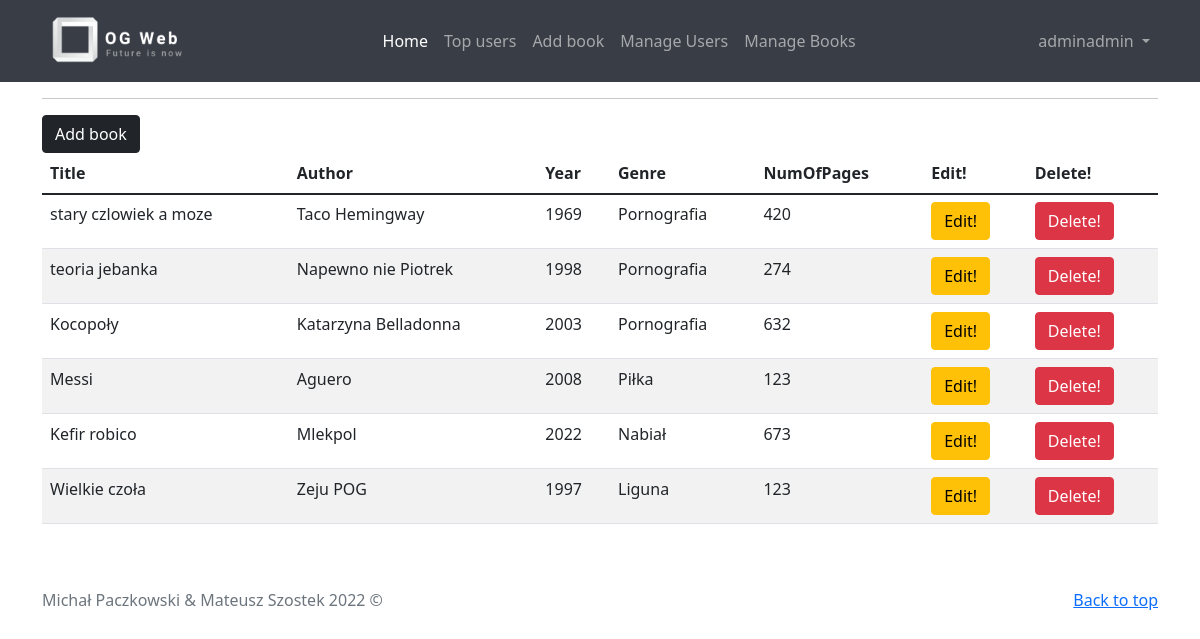
The page /admin_book (signed in) on the database as committed earlier.
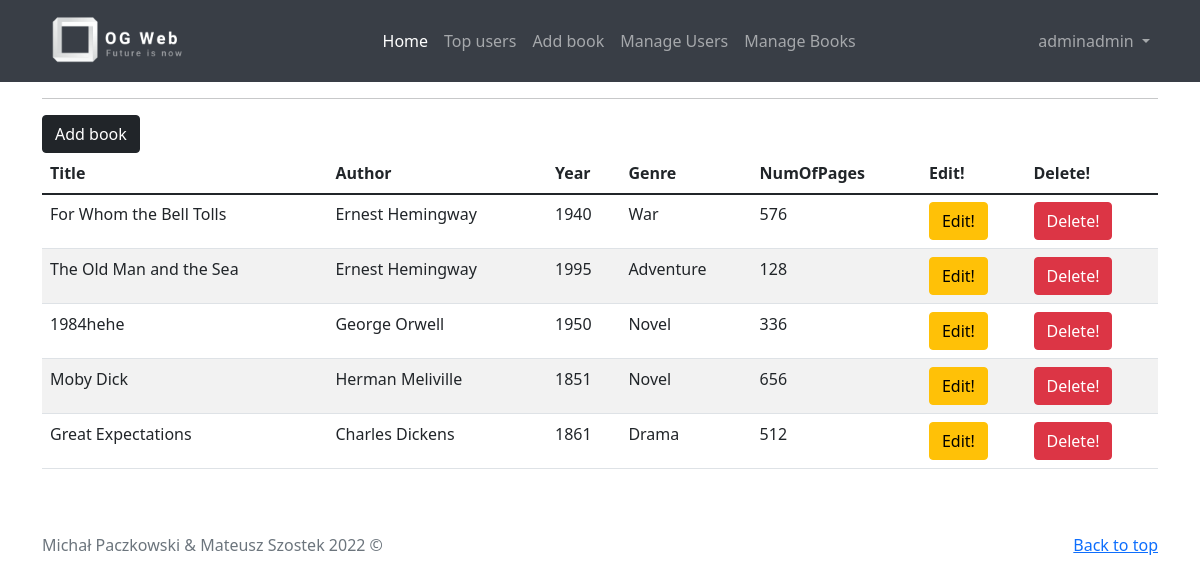
The same page on the database as committed later.
### app.py (models this page shows)
class User(db.Model, UserMixin):
    id = db.Column(db.Integer, primary_key=True, autoincrement=True)
    username = db.Column(db.String(15), unique=True, nullable=False)
    email = db.Column(db.String(50), unique=True, nullable=False)
    password = db.Column(db.String(80), nullable=False)
    name = db.Column(db.String(50), nullable=False)
    surname = db.Column(db.String(50), nullable=False)
    isAdmin = db.Column(db.Boolean, nullable=False , default=False)
    login_counter = db.Column(db.Integer, nullable=False , default=0)

class Book(db.Model):
    id = db.Column(db.Integer, primary_key=True, autoincrement=True)
    title = db.Column(db.String(50), unique=True, nullable=False)
    author = db.Column(db.String(50), nullable=False)
    year = db.Column(db.Integer, nullable=False)
    genre = db.Column(db.String(50), nullable=False)
    num_pages = db.Column(db.Integer, nullable=False)
    description = db.Column(db.String(500), nullable=False)
    image = db.Column(db.String(50), nullable=False, default='default.jpg')

### app.py (the view)
@app.route('/admin_book', methods=['GET', 'POST'])
@login_required
def admin_book():
    if current_user.isAdmin:
        books = Book.query.all()
        return render_template('admin_book.html', books = books)
    else:
        return "You are not an admin"

### app.py (called while the page is built)
@login_menager.user_loader
def load_user(user_id):
    return User.query.get(int(user_id))

### templates/admin_book.html (shortened to what this page needs)
{% extends "base.html" %}
{% block head %}
{{ super() }}
{% endblock %}
  {% block content %}
  <div class="container">
    <hr>
    <table class="table table-striped">
      <thead>
        <tr>
          <th scope="col">Title</th>
          <th scope="col">Author</th>
          <th scope="col">Year</th>
          <th scope="col">Genre</th>
          <th scope="col">NumOfPages</th>
          <th scope="col">Edit!</th>
          <th scope="col">Delete!</th>
        </tr>
      </thead>
      <tbody>
        <tr>
          {% for book in books %}
        <tr>
            <td> {{ book.title }}</td>
            <td> {{ book.author }}</td>
            <td> {{ book.year }}</td>
            <td> {{ book.genre }}</td>
            <td> {{ book.num_pages }}</td>
            <td><a href="/edit_book/{{ book.id }}" class="btn btn-warning">Edit!</a></td>
            <td><a href="/delete_book/{{ book.id }}" class="btn btn-danger">Delete!</a></td>
        </tr>
        {% endfor %}
        </tr>
      </tbody>
      <a class="btn btn-dark" href="{{ url_for('add_book') }}" >Add book</a><br/>
    </table>
  </div>
  {% endblock %}
  {% block footer %}
  {{ super() }}
  {% endblock %}

### templates/base.html (shortened to what this page needs)
<!DOCTYPE html>
<html lang="en">
<head>
    {% block head %}
    <link href="https://cdn.jsdelivr.net/npm/bootstrap@5.1.3/dist/css/bootstrap.min.css" rel="stylesheet"
>
    {% endblock %}
</head>
<body>
    <div id="navbar">
        {% block navbar %}
        <nav class="navbar navbar-expand-lg navbar-dark" style="background-color: #393e46">
            <div class="container">
                <a class="navbar-brand" href="{{ url_for('home') }}"><img
                        src="{{  url_for('static', filename='img/logo_transparent.png') }}" alt="Logo" class="img-fluid"
                        width="150px" height="100px" /></a>
                <div class="collapse navbar-collapse" id="navbarNavDropdown">
                    <ul class="navbar-nav mx-auto">
                        <li class="nav-item">
                            <a class="nav-link active" href="{{ url_for('home') }}">Home</a>
                        </li>
                        <li class="nav-item">
                            <a class="nav-link" href="{{ url_for('top_user_login') }}">Top users</a>
                        </li>
                        {% if current_user.is_authenticated %}
                        <li class="nav-item">
                            <a class="nav-link" href="{{ url_for('add_book')}}">Add book</a>
                        </li>
                        {% endif %}
                        {% if current_user.isAdmin %}
                        <li class="nav-item">
                            <a class="nav-link" href="{{ url_for('admin_user') }}">Manage Users</a>
                        </li>
                        <li class="nav-item">
                            <a class="nav-link" href="{{ url_for('admin_book') }}">Manage Books</a>
                        </li>
                        {% endif %}
                    </ul>
                    {% if current_user.is_authenticated %}
                    <ul class="navbar-nav">
                        <li class="nav-item dropdown">
                            <a class="nav-link dropdown-toggle" href="#" id="navbarDropdownMenuLink" role="button"
                                data-bs-toggle="dropdown" aria-expanded="false">
                                {{ current_user.username }}
                            </a>
                        </li>
                    </ul>
                    {% else %}
                    <div class="d-flex">
                        <a class="btn btn-secondary" href="{{url_for('login')}}">Login</a> &nbsp;
                        <a class="btn btn-secondary" href="{{url_for('register')}}">Register</a>
                        <ul class="dropdown-menu">
                    </div>
                    {% endif %}
                </div>
            </div>
        </nav>
        {% endblock %}
    </div>
    <div id="content">
        {% block content %}
        {% endblock %}
    </div>
    <div id="footer">
        {% block footer %}
        <footer class="text-muted py-5" style="position: relative; bottom: 0; width: 100%;">
            <div class="container">
                <p class="float-end mb-1">
                    <a href="#">Back to top</a>
                </p>
                <p class="mb-1">Michał Paczkowski & Mateusz Szostek 2022 &copy;</p>
            </div>
        </footer>
        {% endblock %}
    </div>
</body>
</html>

Rows that differ between the two databases and show on the page:
removed Book: title "teoria jebanka", author "Napewno nie Piotrek", year "1998", genre "Pornografia", num_pages "274"
removed Book: title "Kocopoły", author "Katarzyna Belladonna", year "2003", genre "Pornografia", num_pages "632"
removed Book: title "Messi", author "Aguero", year "2008", genre "Piłka", num_pages "123"
removed Book: title "Kefir robico", author "Mlekpol", year "2022", genre "Nabiał", num_pages "673"
removed Book: title "Wielkie czoła", author "Zeju POG", year "1997", genre "Liguna", num_pages "123"
added Book: title "For Whom the Bell Tolls", author "Ernest Hemingway", year "1940", genre "War", num_pages "576"
changed Book: title "stary czlowiek a moze" → "The Old Man and the Sea"; author "Taco Hemingway" → "Ernest Hemingway"; year "1969" → "1995"; genre "Pornografia" → "Adventure"; num_pages "420" → "128"
added Book: title "1984hehe", author "George Orwell", year "1950", genre "Novel", num_pages "336"
added Book: title "Moby Dick", author "Herman Meliville", year "1851", genre "Novel", num_pages "656"
added Book: title "Great Expectations", author "Charles Dickens", year "1861", genre "Drama", num_pages "512"
